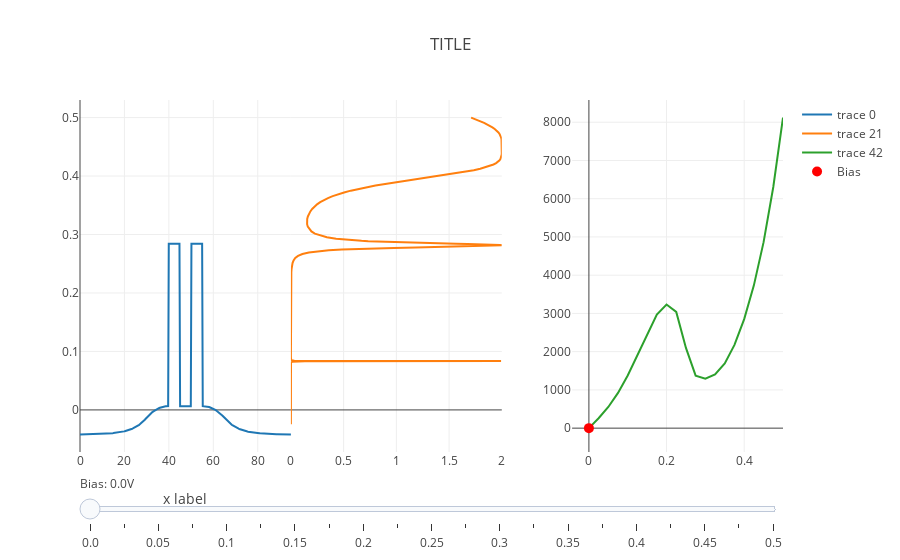

Here is the notebook cell this chart was saved with:
### Code cell
data = []
for i, v in enumerate(bias):    
    cb = io['output.sequence(CVRF).element(%d).curve(CB).component.xy' % (i+1)].value
    trace = go.Scatter(
        visible=False,
        x=cb[:,0],
        y=cb[:,1]
    ) 
    data.append(trace)
data[0]['visible'] = True

for i, v in enumerate(bias):
    te = io['output.sequence(Tplot).element(%d).curve(TE).component.xy' % (i+1)].value
    trace = go.Scatter(
        visible=False,
        x=te[:,0],
        y=te[:,1],
        xaxis='x2',
        yaxis='y'
    ) 
    data.append(trace)
data[len(bias)]['visible'] = True
    

trace = go.Scatter(
    visible=True,
    x=iv[:,0],
    y=iv[:,1],
    xaxis='x3',
    yaxis='y3',
)
data.append(trace)

for i, v in enumerate(bias):
    trace = go.Scatter(
        name='Bias',
        visible=False,
        x=[iv[i,0]],
        y=[iv[i,1]],
        xaxis='x3',
        yaxis='y3',
        mode='markers',
        marker=dict(
            size=10,
            color='red'
        )
    )
    data.append(trace)
data[len(bias)*2+1]['visible'] = True


steps = []
for i in range(len(bias)):
    step = dict(
        label=str(bias[i]),
        method = 'restyle',  
        args = ['visible', [False] * len(data)],
    )
    step['args'][1][i] = True  # show just this curve
    step['args'][1][len(bias) + i] = True  # show just this curve
    step['args'][1][2*len(bias)] = True  # show just this curve
    step['args'][1][2*len(bias)+1+i] = True  # show just this curve

    steps.append(step)

sliders = [dict(
    active = 0,  # start here
    currentvalue = {"prefix": "Bias: ", 'suffix': 'V'},
    steps = steps
)]


layout = go.Layout(
    title='TITLE',
    sliders=sliders,
    xaxis=dict(
        title='x label',
        domain=[0,.3]
    ),
    yaxis=dict(
        domain=[0,1]
    ),
    xaxis2=dict(
        domain=[.3,.6]
    ),
    xaxis3=dict(
        domain=[.7,1],
    ),
    yaxis3=dict(
        domain=[0,1],
        anchor='x3'
    )
)
fig = go.Figure(data=data, layout=layout)
iplot(fig, filename='multiple-subplots-shared-yaxes')

### Figure 1 — Plotly figure (JSON) as saved in the notebook; plotly's stock layout.template omitted (floating-point values rounded to 4 significant figures; data arrays with more than 128 entries replaced by an {"elided": "..."} marker saying what was removed)
{"data": [{"type": "scatter", "visible": true, "x": {"elided": "336 float values"}, "y": {"elided": "336 float values"}}, {"type": "scatter", "visible": false, "x": {"elided": "336 float values"}, "y": {"elided": "336 float values"}}, {"type": "scatter", "visible": false, "x": {"elided": "336 float values"}, "y": {"elided": "336 float values"}}, {"type": "scatter", "visible": false, "x": {"elided": "336 float values"}, "y": {"elided": "336 float values"}}, {"type": "scatter", "visible": false, "x": {"elided": "336 float values"}, "y": {"elided": "336 float values"}}, {"type": "scatter", "visible": false, "x": {"elided": "336 float values"}, "y": {"elided": "336 float values"}}, {"type": "scatter", "visible": false, "x": {"elided": "336 float values"}, "y": {"elided": "336 float values"}}, {"type": "scatter", "visible": false, "x": {"elided": "336 float values"}, "y": {"elided": "336 float values"}}, {"type": "scatter", "visible": false, "x": {"elided": "336 float values"}, "y": {"elided": "336 float values"}}, {"type": "scatter", "visible": false, "x": {"elided": "336 float values"}, "y": {"elided": "336 float values"}}, {"type": "scatter", "visible": false, "x": {"elided": "336 float values"}, "y": {"elided": "336 float values"}}, {"type": "scatter", "visible": false, "x": {"elided": "336 float values"}, "y": {"elided": "336 float values"}}, {"type": "scatter", "visible": false, "x": {"elided": "336 float values"}, "y": {"elided": "336 float values"}}, {"type": "scatter", "visible": false, "x": {"elided": "336 float values"}, "y": {"elided": "336 float values"}}, {"type": "scatter", "visible": false, "x": {"elided": "336 float values"}, "y": {"elided": "336 float values"}}, {"type": "scatter", "visible": false, "x": {"elided": "336 float values"}, "y": {"elided": "336 float values"}}, {"type": "scatter", "visible": false, "x": {"elided": "336 float values"}, "y": {"elided": "336 float values"}}, {"type": "scatter", "visible": false, "x": {"elided": "336 float values"}, "y": {"elided": "336 float values"}}, {"type": "scatter", "visible": false, "x": {"elided": "336 float values"}, "y": {"elided": "336 float values"}}, {"type": "scatter", "visible": false, "x": {"elided": "336 float values"}, "y": {"elided": "336 float values"}}, {"type": "scatter", "visible": false, "x": {"elided": "336 float values"}, "y": {"elided": "336 float values"}}, {"type": "scatter", "visible": true, "x": {"elided": "187 float values"}, "xaxis": "x2", "y": {"elided": "187 float values"}, "yaxis": "y"}, {"type": "scatter", "visible": false, "x": {"elided": "187 float values"}, "xaxis": "x2", "y": {"elided": "187 float values"}, "yaxis": "y"}, {"type": "scatter", "visible": false, "x": {"elided": "212 float values"}, "xaxis": "x2", "y": {"elided": "212 float values"}, "yaxis": "y"}, {"type": "scatter", "visible": false, "x": {"elided": "185 float values"}, "xaxis": "x2", "y": {"elided": "185 float values"}, "yaxis": "y"}, {"type": "scatter", "visible": false, "x": {"elided": "185 float values"}, "xaxis": "x2", "y": {"elided": "185 float values"}, "yaxis": "y"}, {"type": "scatter", "visible": false, "x": {"elided": "209 float values"}, "xaxis": "x2", "y": {"elided": "209 float values"}, "yaxis": "y"}, {"type": "scatter", "visible": false, "x": {"elided": "208 float values"}, "xaxis": "x2", "y": {"elided": "208 float values"}, "yaxis": "y"}, {"type": "scatter", "visible": false, "x": {"elided": "181 float values"}, "xaxis": "x2", "y": {"elided": "181 float values"}, "yaxis": "y"}, {"type": "scatter", "visible": false, "x": {"elided": "181 float values"}, "xaxis": "x2", "y": {"elided": "181 float values"}, "yaxis": "y"}, {"type": "scatter", "visible": false, "x": {"elided": "204 float values"}, "xaxis": "x2", "y": {"elided": "204 float values"}, "yaxis": "y"}, {"type": "scatter", "visible": false, "x": {"elided": "178 float values"}, "xaxis": "x2", "y": {"elided": "178 float values"}, "yaxis": "y"}, {"type": "scatter", "visible": false, "x": {"elided": "178 float values"}, "xaxis": "x2", "y": {"elided": "178 float values"}, "yaxis": "y"}, {"type": "scatter", "visible": false, "x": {"elided": "200 float values"}, "xaxis": "x2", "y": {"elided": "200 float values"}, "yaxis": "y"}, {"type": "scatter", "visible": false, "x": {"elided": "218 float values"}, "xaxis": "x2", "y": {"elided": "218 float values"}, "yaxis": "y"}, {"type": "scatter", "visible": false, "x": {"elided": "200 float values"}, "xaxis": "x2", "y": {"elided": "200 float values"}, "yaxis": "y"}, {"type": "scatter", "visible": false, "x": {"elided": "200 float values"}, "xaxis": "x2", "y": {"elided": "200 float values"}, "yaxis": "y"}, {"type": "scatter", "visible": false, "x": {"elided": "200 float values"}, "xaxis": "x2", "y": {"elided": "200 float values"}, "yaxis": "y"}, {"type": "scatter", "visible": false, "x": {"elided": "199 float values"}, "xaxis": "x2", "y": {"elided": "199 float values"}, "yaxis": "y"}, {"type": "scatter", "visible": false, "x": {"elided": "223 float values"}, "xaxis": "x2", "y": {"elided": "223 float values"}, "yaxis": "y"}, {"type": "scatter", "visible": false, "x": {"elided": "222 float values"}, "xaxis": "x2", "y": {"elided": "222 float values"}, "yaxis": "y"}, {"type": "scatter", "visible": false, "x": {"elided": "222 float values"}, "xaxis": "x2", "y": {"elided": "222 float values"}, "yaxis": "y"}, {"type": "scatter", "visible": true, "x": [0, 0.025, 0.05, 0.075, 0.1, 0.125, 0.15, 0.175, 0.2, 0.225, 0.25, 0.275, 0.3, 0.325, 0.35, 0.375, 0.4, 0.425, 0.45, 0.475, 0.5], "xaxis": "x3", "y": [-9.501e-16, 258.9, 553.0, 921.1, 1377.0, 1902.0, 2416.0, 2969.0, 3234.0, 3041.0, 2098.0, 1374.0, 1296.0, 1407.0, 1693.0, 2178.0, 2850.0, 3734.0, 4864.0, 6306.0, 8121.0], "yaxis": "y3"}, {"marker": {"color": "red", "size": 10}, "mode": "markers", "name": "Bias", "type": "scatter", "visible": true, "x": [0], "xaxis": "x3", "y": [-9.501e-16], "yaxis": "y3"}, {"marker": {"color": "red", "size": 10}, "mode": "markers", "name": "Bias", "type": "scatter", "visible": false, "x": [0.025], "xaxis": "x3", "y": [258.9], "yaxis": "y3"}, {"marker": {"color": "red", "size": 10}, "mode": "markers", "name": "Bias", "type": "scatter", "visible": false, "x": [0.05], "xaxis": "x3", "y": [553.0], "yaxis": "y3"}, {"marker": {"color": "red", "size": 10}, "mode": "markers", "name": "Bias", "type": "scatter", "visible": false, "x": [0.075], "xaxis": "x3", "y": [921.1], "yaxis": "y3"}, {"marker": {"color": "red", "size": 10}, "mode": "markers", "name": "Bias", "type": "scatter", "visible": false, "x": [0.1], "xaxis": "x3", "y": [1377.0], "yaxis": "y3"}, {"marker": {"color": "red", "size": 10}, "mode": "markers", "name": "Bias", "type": "scatter", "visible": false, "x": [0.125], "xaxis": "x3", "y": [1902.0], "yaxis": "y3"}, {"marker": {"color": "red", "size": 10}, "mode": "markers", "name": "Bias", "type": "scatter", "visible": false, "x": [0.15], "xaxis": "x3", "y": [2416.0], "yaxis": "y3"}, {"marker": {"color": "red", "size": 10}, "mode": "markers", "name": "Bias", "type": "scatter", "visible": false, "x": [0.175], "xaxis": "x3", "y": [2969.0], "yaxis": "y3"}, {"marker": {"color": "red", "size": 10}, "mode": "markers", "name": "Bias", "type": "scatter", "visible": false, "x": [0.2], "xaxis": "x3", "y": [3234.0], "yaxis": "y3"}, {"marker": {"color": "red", "size": 10}, "mode": "markers", "name": "Bias", "type": "scatter", "visible": false, "x": [0.225], "xaxis": "x3", "y": [3041.0], "yaxis": "y3"}, {"marker": {"color": "red", "size": 10}, "mode": "markers", "name": "Bias", "type": "scatter", "visible": false, "x": [0.25], "xaxis": "x3", "y": [2098.0], "yaxis": "y3"}, {"marker": {"color": "red", "size": 10}, "mode": "markers", "name": "Bias", "type": "scatter", "visible": false, "x": [0.275], "xaxis": "x3", "y": [1374.0], "yaxis": "y3"}, {"marker": {"color": "red", "size": 10}, "mode": "markers", "name": "Bias", "type": "scatter", "visible": false, "x": [0.3], "xaxis": "x3", "y": [1296.0], "yaxis": "y3"}, {"marker": {"color": "red", "size": 10}, "mode": "markers", "name": "Bias", "type": "scatter", "visible": false, "x": [0.325], "xaxis": "x3", "y": [1407.0], "yaxis": "y3"}, {"marker": {"color": "red", "size": 10}, "mode": "markers", "name": "Bias", "type": "scatter", "visible": false, "x": [0.35], "xaxis": "x3", "y": [1693.0], "yaxis": "y3"}, {"marker": {"color": "red", "size": 10}, "mode": "markers", "name": "Bias", "type": "scatter", "visible": false, "x": [0.375], "xaxis": "x3", "y": [2178.0], "yaxis": "y3"}, {"marker": {"color": "red", "size": 10}, "mode": "markers", "name": "Bias", "type": "scatter", "visible": false, "x": [0.4], "xaxis": "x3", "y": [2850.0], "yaxis": "y3"}, {"marker": {"color": "red", "size": 10}, "mode": "markers", "name": "Bias", "type": "scatter", "visible": false, "x": [0.425], "xaxis": "x3", "y": [3734.0], "yaxis": "y3"}, {"marker": {"color": "red", "size": 10}, "mode": "markers", "name": "Bias", "type": "scatter", "visible": false, "x": [0.45], "xaxis": "x3", "y": [4864.0], "yaxis": "y3"}, {"marker": {"color": "red", "size": 10}, "mode": "markers", "name": "Bias", "type": "scatter", "visible": false, "x": [0.475], "xaxis": "x3", "y": [6306.0], "yaxis": "y3"}, {"marker": {"color": "red", "size": 10}, "mode": "markers", "name": "Bias", "type": "scatter", "visible": false, "x": [0.5], "xaxis": "x3", "y": [8121.0], "yaxis": "y3"}], "layout": {"sliders": [{"active": 0, "currentvalue": {"prefix": "Bias: ", "suffix": "V"}, "steps": [{"args": ["visible", [true, false, false, false, false, false, false, false, false, false, false, false, false, false, false, false, false, false, false, false, false, true, false, false, false, false, false, false, false, false, false, false, false, false, false, false, false, false, false, false, false, false, true, true, false, false, false, false, false, false, false, false, false, false, false, false, false, false, false, false, false, false, false, false]], "label": "0.0", "method": "restyle"}, {"args": ["visible", [false, true, false, false, false, false, false, false, false, false, false, false, false, false, false, false, false, false, false, false, false, false, true, false, false, false, false, false, false, false, false, false, false, false, false, false, false, false, false, false, false, false, true, false, true, false, false, false, false, false, false, false, false, false, false, false, false, false, false, false, false, false, false, false]], "label": "0.025", "method": "restyle"}, {"args": ["visible", [false, false, true, false, false, false, false, false, false, false, false, false, false, false, false, false, false, false, false, false, false, false, false, true, false, false, false, false, false, false, false, false, false, false, false, false, false, false, false, false, false, false, true, false, false, true, false, false, false, false, false, false, false, false, false, false, false, false, false, false, false, false, false, false]], "label": "0.05", "method": "restyle"}, {"args": ["visible", [false, false, false, true, false, false, false, false, false, false, false, false, false, false, false, false, false, false, false, false, false, false, false, false, true, false, false, false, false, false, false, false, false, false, false, false, false, false, false, false, false, false, true, false, false, false, true, false, false, false, false, false, false, false, false, false, false, false, false, false, false, false, false, false]], "label": "0.075", "method": "restyle"}, {"args": ["visible", [false, false, false, false, true, false, false, false, false, false, false, false, false, false, false, false, false, false, false, false, false, false, false, false, false, true, false, false, false, false, false, false, false, false, false, false, false, false, false, false, false, false, true, false, false, false, false, true, false, false, false, false, false, false, false, false, false, false, false, false, false, false, false, false]], "label": "0.1", "method": "restyle"}, {"args": ["visible", [false, false, false, false, false, true, false, false, false, false, false, false, false, false, false, false, false, false, false, false, false, false, false, false, false, false, true, false, false, false, false, false, false, false, false, false, false, false, false, false, false, false, true, false, false, false, false, false, true, false, false, false, false, false, false, false, false, false, false, false, false, false, false, false]], "label": "0.125", "method": "restyle"}, {"args": ["visible", [false, false, false, false, false, false, true, false, false, false, false, false, false, false, false, false, false, false, false, false, false, false, false, false, false, false, false, true, false, false, false, false, false, false, false, false, false, false, false, false, false, false, true, false, false, false, false, false, false, true, false, false, false, false, false, false, false, false, false, false, false, false, false, false]], "label": "0.15", "method": "restyle"}, {"args": ["visible", [false, false, false, false, false, false, false, true, false, false, false, false, false, false, false, false, false, false, false, false, false, false, false, false, false, false, false, false, true, false, false, false, false, false, false, false, false, false, false, false, false, false, true, false, false, false, false, false, false, false, true, false, false, false, false, false, false, false, false, false, false, false, false, false]], "label": "0.175", "method": "restyle"}, {"args": ["visible", [false, false, false, false, false, false, false, false, true, false, false, false, false, false, false, false, false, false, false, false, false, false, false, false, false, false, false, false, false, true, false, false, false, false, false, false, false, false, false, false, false, false, true, false, false, false, false, false, false, false, false, true, false, false, false, false, false, false, false, false, false, false, false, false]], "label": "0.2", "method": "restyle"}, {"args": ["visible", [false, false, false, false, false, false, false, false, false, true, false, false, false, false, false, false, false, false, false, false, false, false, false, false, false, false, false, false, false, false, true, false, false, false, false, false, false, false, false, false, false, false, true, false, false, false, false, false, false, false, false, false, true, false, false, false, false, false, false, false, false, false, false, false]], "label": "0.225", "method": "restyle"}, {"args": ["visible", [false, false, false, false, false, false, false, false, false, false, true, false, false, false, false, false, false, false, false, false, false, false, false, false, false, false, false, false, false, false, false, true, false, false, false, false, false, false, false, false, false, false, true, false, false, false, false, false, false, false, false, false, false, true, false, false, false, false, false, false, false, false, false, false]], "label": "0.25", "method": "restyle"}, {"args": ["visible", [false, false, false, false, false, false, false, false, false, false, false, true, false, false, false, false, false, false, false, false, false, false, false, false, false, false, false, false, false, false, false, false, true, false, false, false, false, false, false, false, false, false, true, false, false, false, false, false, false, false, false, false, false, false, true, false, false, false, false, false, false, false, false, false]], "label": "0.275", "method": "restyle"}, {"args": ["visible", [false, false, false, false, false, false, false, false, false, false, false, false, true, false, false, false, false, false, false, false, false, false, false, false, false, false, false, false, false, false, false, false, false, true, false, false, false, false, false, false, false, false, true, false, false, false, false, false, false, false, false, false, false, false, false, true, false, false, false, false, false, false, false, false]], "label": "0.3", "method": "restyle"}, {"args": ["visible", [false, false, false, false, false, false, false, false, false, false, false, false, false, true, false, false, false, false, false, false, false, false, false, false, false, false, false, false, false, false, false, false, false, false, true, false, false, false, false, false, false, false, true, false, false, false, false, false, false, false, false, false, false, false, false, false, true, false, false, false, false, false, false, false]], "label": "0.325", "method": "restyle"}, {"args": ["visible", [false, false, false, false, false, false, false, false, false, false, false, false, false, false, true, false, false, false, false, false, false, false, false, false, false, false, false, false, false, false, false, false, false, false, false, true, false, false, false, false, false, false, true, false, false, false, false, false, false, false, false, false, false, false, false, false, false, true, false, false, false, false, false, false]], "label": "0.35", "method": "restyle"}, {"args": ["visible", [false, false, false, false, false, false, false, false, false, false, false, false, false, false, false, true, false, false, false, false, false, false, false, false, false, false, false, false, false, false, false, false, false, false, false, false, true, false, false, false, false, false, true, false, false, false, false, false, false, false, false, false, false, false, false, false, false, false, true, false, false, false, false, false]], "label": "0.375", "method": "restyle"}, {"args": ["visible", [false, false, false, false, false, false, false, false, false, false, false, false, false, false, false, false, true, false, false, false, false, false, false, false, false, false, false, false, false, false, false, false, false, false, false, false, false, true, false, false, false, false, true, false, false, false, false, false, false, false, false, false, false, false, false, false, false, false, false, true, false, false, false, false]], "label": "0.4", "method": "restyle"}, {"args": ["visible", [false, false, false, false, false, false, false, false, false, false, false, false, false, false, false, false, false, true, false, false, false, false, false, false, false, false, false, false, false, false, false, false, false, false, false, false, false, false, true, false, false, false, true, false, false, false, false, false, false, false, false, false, false, false, false, false, false, false, false, false, true, false, false, false]], "label": "0.425", "method": "restyle"}, {"args": ["visible", [false, false, false, false, false, false, false, false, false, false, false, false, false, false, false, false, false, false, true, false, false, false, false, false, false, false, false, false, false, false, false, false, false, false, false, false, false, false, false, true, false, false, true, false, false, false, false, false, false, false, false, false, false, false, false, false, false, false, false, false, false, true, false, false]], "label": "0.45", "method": "restyle"}, {"args": ["visible", [false, false, false, false, false, false, false, false, false, false, false, false, false, false, false, false, false, false, false, true, false, false, false, false, false, false, false, false, false, false, false, false, false, false, false, false, false, false, false, false, true, false, true, false, false, false, false, false, false, false, false, false, false, false, false, false, false, false, false, false, false, false, true, false]], "label": "0.475", "method": "restyle"}, {"args": ["visible", [false, false, false, false, false, false, false, false, false, false, false, false, false, false, false, false, false, false, false, false, true, false, false, false, false, false, false, false, false, false, false, false, false, false, false, false, false, false, false, false, false, true, true, false, false, false, false, false, false, false, false, false, false, false, false, false, false, false, false, false, false, false, false, true]], "label": "0.5", "method": "restyle"}]}], "title": "TITLE", "xaxis": {"domain": [0, 0.3], "title": "x label"}, "xaxis2": {"domain": [0.3, 0.6]}, "xaxis3": {"domain": [0.7, 1]}, "yaxis": {"domain": [0, 1]}, "yaxis3": {"anchor": "x3", "domain": [0, 1]}}}
